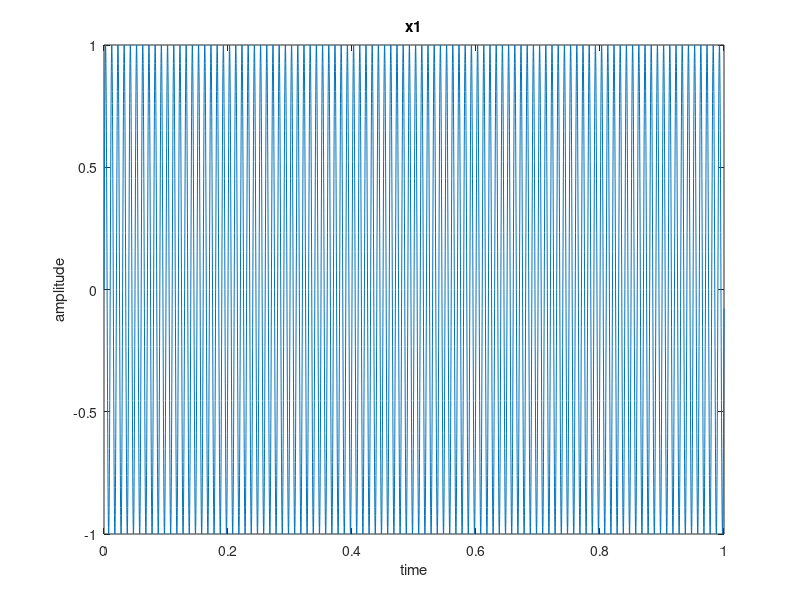
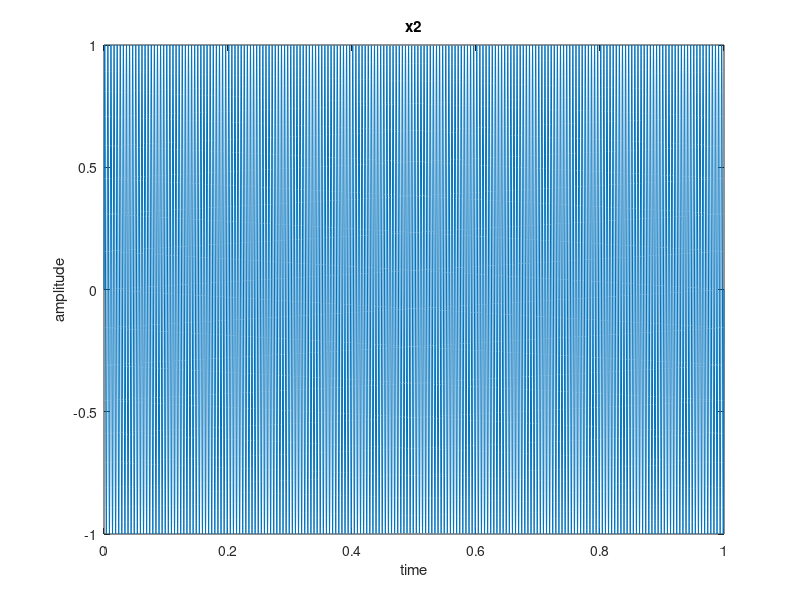

These charts were generated, in order, by the following MATLAB code: (Note: this script raises an error after producing the figures.)
% Define the parameters
fc1 = 1000; % Carrier frequency of the first signal
fc2 = 2000; % Carrier frequency of the second signal
fs = 8000; % Sampling frequency
t = 0:1/fs:1-1/fs; % Time vector
fDev = 50;

% Define the signals
x1 = sin(2*pi*100*t); % First sine wave signal
t=linspace(0,length(x1 )/fs,length(x1));
figure;
plot(t,x1);
title('x1')
xlabel('time')
ylabel('amplitude')
pause(2);
sound(x1, fs);
pause(5);


x2 = sin(2*pi*200*t); % Second sine wave signal
t=linspace(0,length(x2)/fs,length(x2));
figure;
plot(t,x2);
title('x2')
xlabel('time')
ylabel('amplitude')
pause(2);
sound(x2, fs);
pause(5);

% Modulate the signals using VCO circuits
y1 = fmmod(x1, fc1, fs,fDev); % Modulated signal 1
y2 = fmmod(x2,fc2, fs,fDev); % Modulated signal 2

% Sum the two modulated signals
y = y1 + y2;

% Pass the modulated signals through a power amplifier
gain = 2; % Amplifier gain
y_amp = y * gain;

% Transmit the amplified signal

% Demodulate the transmitted signal using a phase-locked loop (PLL)
f0 = fc1 + fc2; % Carrier frequency of the transmitted signal
fDev = 50; % Frequency deviation of the transmitted signal
y_demod = fmmod(y_amp, f0, fs, fDev); % Demodulated signal

% Pass the demodulated signal through a selection circuit that chooses between the two input signals using a switch
switch_pos = 0; % Switch position (0 or 1)
if switch_pos == 0
    y_sel = y2;
    f0=fc2;
else
    y_sel = y1;
    f0=fc1;
end

% Demodulate the selected signal using another phase-locked loop (PLL)
%f0 = fc1; % Carrier frequency of the selected signal
fDev = 50; % Frequency deviation of the selected signal
y_demod_sel = fmdemod(y_sel, f0, fs, fDev); % Demodulated signal

% Pass the demodulated selected signal through another power amplifier and output in speaker
y_audio_sel = y_demod_sel * gain; % Amplified audio signal
sound(y_audio_sel, fs); % Output audio signal in speaker
t=linspace(0,length(y_audio_sel )/fs,length(y_audio_sel));
figure;
plot(t,y_audio_sel );
title('y_audio_sel ')
xlabel('time')
ylabel('amplitude')